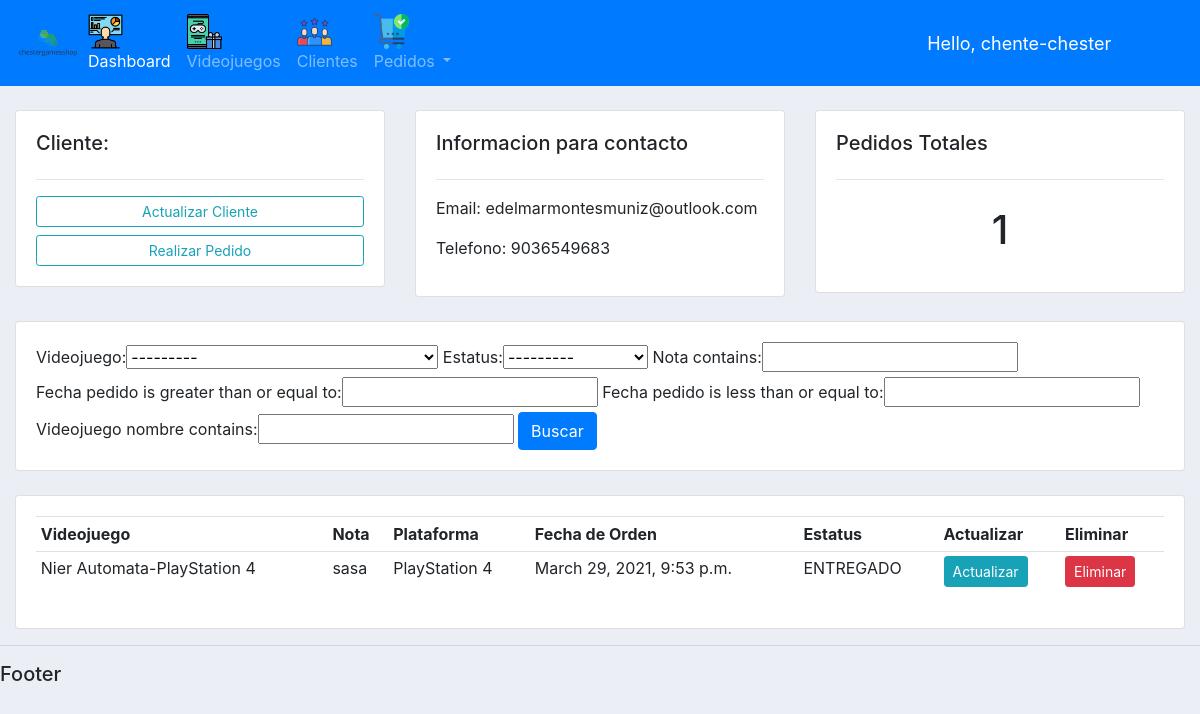
The app's page /cliente/1/ (signed in), older data.
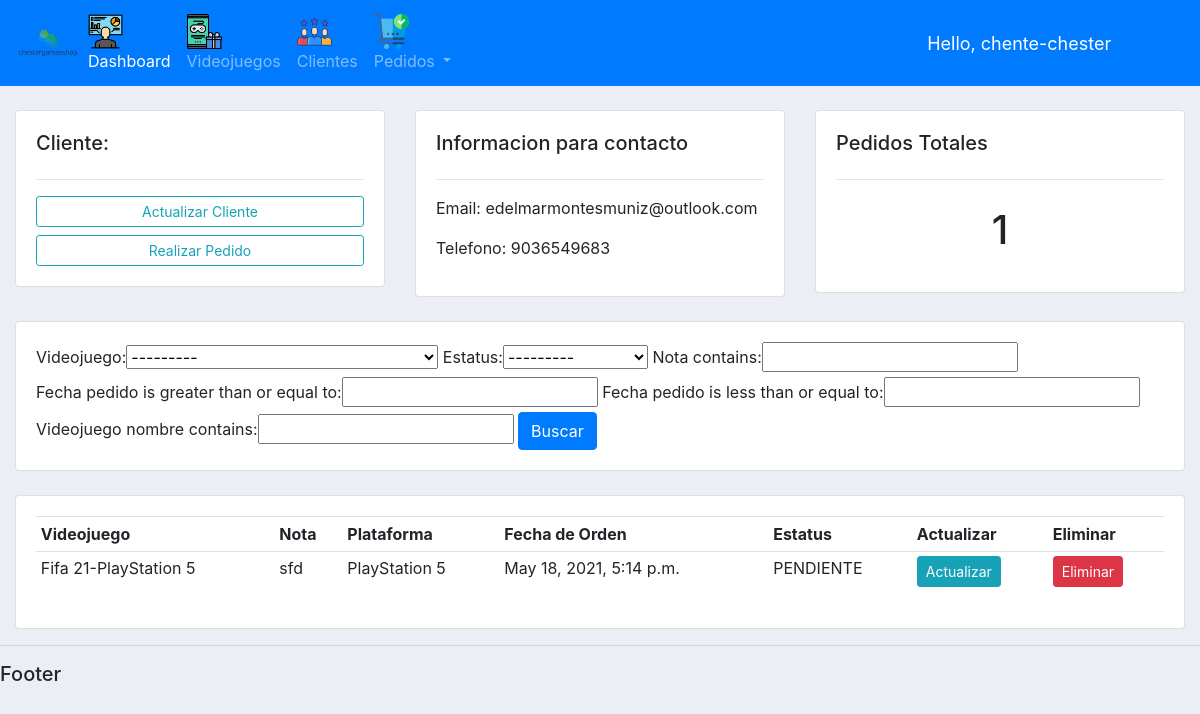
The same page, newer data.
### cuentas/models.py (models this page shows, shortened)
class Pedido(models.Model):
    ESTATUS = (
        ('PENDIENTE','PENDIENTE'),
        ('NO DISPONIBLE','NO DISPONIBLE'),
        ('ENTREGADO','ENTREGADO'),
    )
    cliente = models.ForeignKey(Cliente,null=True,on_delete = models.SET_NULL)
    videojuego = models.ForeignKey(Videojuego,null=True,on_delete = models.SET_NULL)
    fecha_pedido = models.DateTimeField(auto_now_add=True,null=True)
    estatus = models.CharField(max_length=200,null=True,choices=ESTATUS)
    nota = models.CharField(max_length=1000,null=True)

class Videojuego(models.Model):
    caratula = models.ImageField(upload_to='caratulas')
    nombre = models.CharField(max_length=200)
    PLAYSTATION5 = 'PlayStation 5'
    XBOXSERIES = 'XBOX Series'
    PLAYSTATION4 = 'PlayStation 4'
    XBOXONE = 'Xbox ONE'
    COMPUTADORA = 'PC'
    NINTENDOSWITCH = 'Nintendo Switch'
    ELECCION_PLATAFORMA = [
        (PLAYSTATION5,'PlayStation 5'),
        (XBOXSERIES,'XBOX Series'),
        (PLAYSTATION4,'PlayStation 4'),
        (XBOXONE,'XBOXONE'),
        (COMPUTADORA,'PC'),
        (NINTENDOSWITCH,'Nintendo Switch'),
    ]
    plataforma = models.CharField(max_length=50,
    choices=ELECCION_PLATAFORMA,
    default=PLAYSTATION4)
    ACCIONYAVENTURAS = 'Accion y Aventuras'
    JUEGOSMESA = 'Juegos de Mesa'
    FAMILIAR = 'Familiar'
    LUCHA = 'Lucha'
    PLATAFORMAS = 'Plataformas'
    PUZZLES = 'Puzzles'
    CARRERAS = 'Carreras'
    JUEGOSROL = 'Juegos de Rol'
    TIROS = 'FPS'
    SIMULACION = 'Simulacion'
    DEPORTES = 'Deportes'
    ESTRATEGIA = 'Estrategia'
    ELECCION_GENERO = [
        (ACCIONYAVENTURAS,'Accion y Aventuras'),
        (JUEGOSMESA,'Juegos de Mesa'),
        (FAMILIAR , 'Familiar'),
        (LUCHA , 'Lucha'),
        (PLATAFORMAS , 'Plataformas'),
        (PUZZLES , 'Puzzles'),
        (CARRERAS , 'Carreras'),
        (JUEGOSROL , 'Juegos de Rol'),
        (TIROS , 'FPS'),
        (SIMULACION , 'Simulacion'),
        (DEPORTES , 'Deportes'),
        (ESTRATEGIA , 'Estrategia'),
    ]
    genero = models.CharField(max_length=50,
    choices=ELECCION_GENERO,
    default=ACCIONYAVENTURAS)
    TODOS = 'E'
    TODOS10 = 'E+10'
    ADOLESCENTES = 'T'
    ADULTOS = 'M'
    PENDIENTE = 'RP'
    ELECCION_CLASIFICACION = [
        (TODOS , 'TODOS'),
        (TODOS10,'TODOS+10'),
        (ADOLESCENTES,'ADOLESCENTES'),
        (ADULTOS,'ADULTOS'),
        (PENDIENTE,'PENDIENTE'),
    ]
    clasificacion = models.CharField(max_length=50,
    choices=ELECCION_CLASIFICACION,
    default=TODOS,blank=True)
    descripcion = models.CharField(max_length=200,blank=True)
    fecha_lanzamiento = models.DateTimeField(blank=True)
    precio = models.FloatField(blank=True)
    tags = models.ManyToManyField(Tag)
    stock = models.IntegerField(blank=True)
    def __str__(self):
        return self.nombre+"-"+self.plataforma

### cuentas/decorators.py (the view)
        def wrapper_func(request, *args, **kwargs):
            group = None
            if request.user.groups.filter(name__in=allowed_roles).exists():
                group = request.user.groups.all()[0].name
            if group in allowed_roles:
                return view_func(request,*args, **kwargs)
            else:
                return HttpResponse('You are not authorized to view this page')

### cuentas/views.py (called while the page is built)
@login_required(login_url='login')
@allowed_users(allowed_roles=['admin'])
def cliente(request,pk_test):
    cliente = Cliente.objects.get(id=pk_test)
    pedidos = cliente.pedido_set.all()
    cantidadPedidos = pedidos.count()
    myFilter = PedidoFilter(request.GET,queryset=pedidos)
    pedidos = myFilter.qs
    context = {'cliente':cliente,'pedidos':pedidos,'cantidadPedidos':
    cantidadPedidos,'myFilter':myFilter}
    return render(request,'cuentas/cliente.html',context)

### cuentas/templates/cuentas/cliente.html
{% extends 'cuentas/main.html' %}
{% block content %}
<br>
<div class="row">
	<div class="col-md">
		<div class="card card-body">
			<h5>Cliente:</h5>
			<hr>
			<a class="btn btn-outline-info  btn-sm btn-block" href="">Actualizar Cliente</a>
			<a class="btn btn-outline-info  btn-sm btn-block" href="{% url 'crear_pedido' cliente.id %}">Realizar Pedido</a>
		</div>
	</div>
	<div class="col-md">
		<div class="card card-body">
			<h5>Informacion para contacto</h5>
			<hr>
			<p>Email: {{cliente.email}}</p>
			<p>Telefono: {{cliente.telefono}}</p>
		</div>
	</div>
	<div class="col-md">
		<div class="card card-body">
			<h5>Pedidos Totales</h5>
			<hr>
			<h1 style="text-align: center;padding: 10px">{{cantidadPedidos}}</h1>
		</div>
	</div>
</div>
<br>
<div class="row">
	<div class="col">
		<div class="card card-body">
			<form method="get">
			   {{myFilter.form}}
		    <button class="btn btn-primary" type="submit">Buscar</button>
		  </form>
		</div>
	</div>
</div>
<br>
<div class="row">
	<div class="col-md">
		<div class="card card-body">
			<table class="table table-sm">
				<tr>
					<th>Videojuego</th>
					<th>Nota</th>
					<th>Plataforma</th>
					<th>Fecha de Orden</th>
					<th>Estatus</th>
					<th>Actualizar</th>
					<th>Eliminar</th>
				</tr>
				{% for pedido in pedidos %}
				    <tr>
					    <td>{{pedido.videojuego}}</td>
						<td>{{pedido.nota}}</td>
					    <td>{{pedido.videojuego.plataforma}}</td>
						<td>{{pedido.fecha_pedido}}</td>
						<td>{{pedido.estatus}}</td>
						<td><a class="btn btn-sm btn-info" href="{% url 'actualizar_pedido' pedido.id %}">Actualizar</a></td>
                        <td><a class="btn btn-sm btn-danger" href="{% url 'eliminar_pedido' pedido.id %}">Eliminar</a></td>
					</tr>
				{% endfor %}
			</table>
		</div>
	</div>
</div>
{% endblock %}

Row changes from the older to the newer data that the page shows:
removed Pedido: videojuego "Nier Automata-PlayStation 4", nota "sasa", videojuego.plataforma "PlayStation 4", fecha_pedido "March 29, 2021, 9:53 p.m.", estatus "ENTREGADO"
added Pedido: videojuego "Fifa 21-PlayStation 5", nota "sfd", videojuego.plataforma "PlayStation 5", fecha_pedido "May 18, 2021, 5:14 p.m.", estatus "PENDIENTE"
